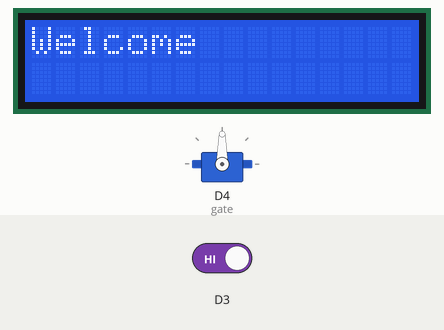
The sketch below on a simulated ESP8266 (NodeMCU). Parts: 16×2 character LCD, servo. The inputs (shaded band) are chosen by the test bench; at power-on: D3 HIGH. WiFi joins after 1.5 s; servers stay silent unless stated; the Firebase database answers and starts empty; what the sketch prints to the serial monitor is not drawn.

Above: at 2.7 s.
2.8 s: D3 driven LOW
At 5.6 s:
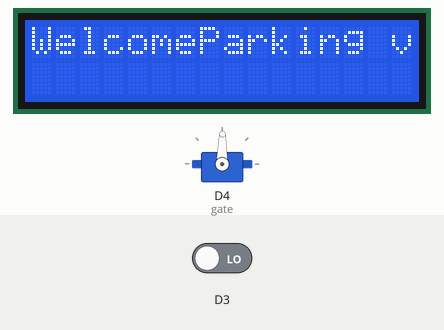
At 8.2 s:
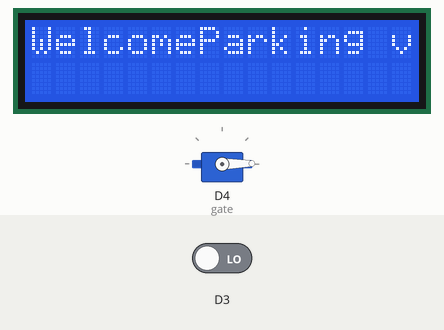
8.4 s: D3 driven LOW
At 15.5 s:
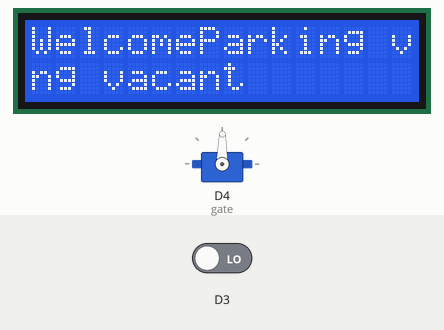
Timing chart, 0 to 30.8 s (numbered marks = the images above; inputs shaded):
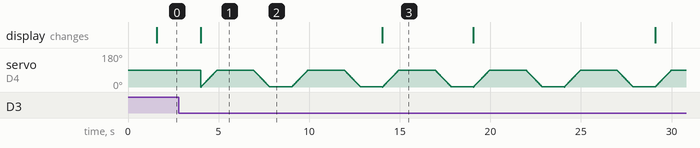

The sketch:

LCD_Servo.ino
```cpp
#include<Wire.h>
#include<LiquidCrystal_I2C.h>
#include<ESP8266WiFi.h>
#include<Servo.h>
#include<FirebaseArduino.h>
#define FIREBASE_HOST "nodemcu-912e0.firebaseio.com"
#define WIFI_SSID "ASUS"
#define PASSWORD "himansh1314"
LiquidCrystal_I2C lcd(0x27, 16, 2);
Servo gate;
uint8_t pos = 0;
uint8_t arr[4];
void setup() {
  // put your setup code here, to run once:
  Serial.begin(115200);
  Serial.print("Connecting to Wifi");
  WiFi.begin (WIFI_SSID, PASSWORD);
   while (WiFi.status() != WL_CONNECTED) {
    delay(500);
    Serial.print(".");
  }
  Serial.println("");
  Serial.println("=================================Connected to WiFi=================================");
  Serial.print("IP Address is");
  Serial.println(WiFi.localIP());
  Serial.println("=====================Attempting to connect to firebase database====================");
  Firebase.begin(FIREBASE_HOST);
  Serial.println("===============================Firebase connected==================================");
  lcd.begin();
  lcd.backlight();
  lcd.print("Welcome");
  gate.attach(D4);
  pinMode(D3, INPUT);
  digitalWrite(D3, HIGH);
  digitalWrite(D3, LOW);
}

void loop() {
  // put your main code here, to run repeatedly:
  arr[0] = Firebase.getFloat("Sensor1");
  arr[1] = Firebase.getFloat("Sensor2");
  arr[2] = Firebase.getFloat("Sensor3");
  arr[3] = Firebase.getFloat("Sensor4");
  Serial.println(arr[0]);
  Serial.println(arr[1]);
  Serial.println(arr[2]);
  Serial.println(arr[3]);
  if(digitalRead(D3)==LOW){
    Serial.println("Checking for parking");
    arr[0] = Firebase.getFloat("Sensor1");
    arr[1] = Firebase.getFloat("Sensor2");
    arr[2] = Firebase.getFloat("Sensor3");
    arr[3] = Firebase.getFloat("Sensor4");
    if((arr[0]&&arr[1]&&arr[2]&&arr[3])){
    lcd.print("Sorry, parking is full");
    Serial.println("Sorry, parking is full");
   }
   else{
    lcd.print("Parking vacant");
    while(pos<90){
      gate.write(pos++);
      delay(10);
    }
    delay(2000);
    while(pos>0){
      gate.write(pos--);
      delay(10);
    }
   }
  }
  Serial.println("====================================================================================");
}
//void checkForParking(){
//   Serial.println("=========================checkForParking Interrupt subroutine invoked!=============================");
//    arr[0] = Firebase.getFloat("Sensor1");
//    arr[1] = Firebase.getFloat("Sensor2");
//    arr[2] = Firebase.getFloat("Sensor3");
//    arr[3] = Firebase.getFloat("Sensor4");
//   if(!(arr[0]&&arr[1]&&arr[2]&&arr[3])){
//    lcd.print("Sorry, parking is full");
//    Serial.println("Sorry, parking is full");
//   }
//   else{
//    lcd.print("Parking vacant");
//    while(pos<90){
//      gate.write(pos++);
//      delay(10);
//    }
//    delay(2000);
//    while(pos>0){
//      gate.write(pos--);
//      delay(10);
//    }
//   }
//}
//void closeGate(){
//  Serial.println("===============================closeGate invoked====================================================");
//  while(pos>0){
//    gate.write(pos--);
//    delay(10);
//  }
//}
```

Measured:
- after the input at 2.8 s, the display: changes after 1.2 s (image 1)
